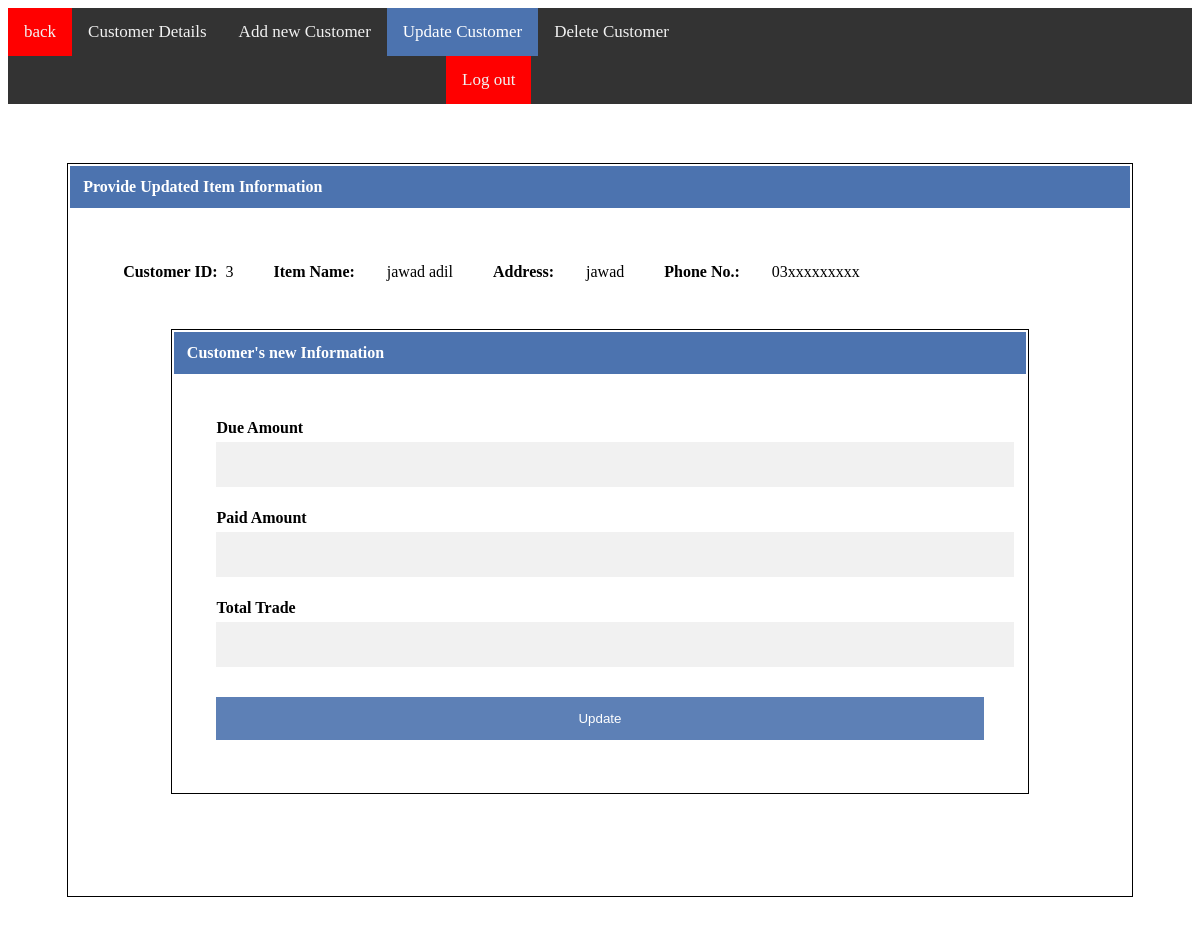
/updateCustomer2.php?customerId=3 (signed in), run on the app's committed database.
### tables this page shows
CREATE TABLE `customer` (
  `customerId` int(11) NOT NULL,
  `customerName` varchar(50) NOT NULL,
  `customerAddress` varchar(200) DEFAULT NULL,
  `customerPhoneNo` varchar(20) DEFAULT NULL,
  `customerDueMoney` int(11) DEFAULT NULL,
  `customerPaidMoney` int(11) DEFAULT NULL,
  `customerTotalMoney` bigint(20) DEFAULT NULL
);

### updateCustomer2.php (the view, shortened to what this page needs)
<!DOCTYPE html>
<html>
<head>
</head>
<body>
	<div class="topnav">
      <a href="customer.php"style="background-color: red;">back</a>
      <a href="customer.php">Customer Details</a>
      <a href="addNewCustomer.php">Add new Customer</a>
      <a class="active" href="updateCustomer.php">Update Customer</a>
      <a href="deleteCustomer.php">Delete Customer</a>
      <a href="logout.php" style="background-color: red; margin-left: 37%;">Log out</a>
  </div>
        <form action="updateCustomerphpCode.php">
	<table>
		<th >
			&nbsp;&nbsp;&nbsp;Provide Updated Item Information
		</th>
		<tr>
			<td style="padding: 5%;">
        <?php
            $customerId=$_GET["customerId"];
            $con = mysqli_connect("localhost","jawam","1126","data");
            $q="select customerId, customerName,customerAddress,customerPhoneNo from Customer where customerId='$customerId'";
            $result=mysqli_query($con,$q);
            if ($result->num_rows > 0) {
              while($row = $result->fetch_assoc()) {
                echo "<b>Customer ID:&nbsp;&nbsp;</b>". "<font name=\"itemId\">".$row["customerId"]."</font>" .  "<b>&nbsp;&nbsp;&nbsp;&nbsp;&nbsp;&nbsp;&nbsp;&nbsp;&nbsp;&nbsp;Item Name:&nbsp;&nbsp;&nbsp;&nbsp;&nbsp;&nbsp;&nbsp;&nbsp;</b>". $row["customerName"].  "<b>&nbsp;&nbsp;&nbsp;&nbsp;&nbsp;&nbsp;&nbsp;&nbsp;&nbsp;&nbsp;Address:&nbsp;&nbsp;&nbsp;&nbsp;&nbsp;&nbsp;&nbsp;&nbsp;</b>". $row["customerAddress"].  "<b>&nbsp;&nbsp;&nbsp;&nbsp;&nbsp;&nbsp;&nbsp;&nbsp;&nbsp;&nbsp;Phone No.:&nbsp;&nbsp;&nbsp;&nbsp;&nbsp;&nbsp;&nbsp;&nbsp;</b>". $row["customerPhoneNo"];
              }
            }
            else{
              echo "No such Customer exists";
              exit(0);
            }
        ?>
        <table>
          <th >
            &nbsp;&nbsp;&nbsp;Customer's new Information
          </th>
          <tr>
            <td style="padding: 5%;">
              <b>Due Amount</b> <input type="text" name="customerDueMoney" required>
              <b>Paid Amount</b> <input type="text" name="customerPaidMoney" required>
              <b>Total Trade</b> <input type="text" name="customerTotalMoney" required>
              <button href=>Update</button>
            </td>
          </tr>
        </table>
        </form>
</body>
</html>

### updateCustomer2.php (style rules this page uses)
button { background-color: #4c73af; color: white; padding: 14px 20px; margin: 8px 0; border: none; cursor: pointer; width: 100%; opacity: 0.9; }
input[type=text] { width: 100%; padding: 15px; margin: 5px 0 22px 0; display: inline-block; border: none; background: #f1f1f1; }
table { width: 90%; margin:5%; border: 1px solid black; }
table th { padding-top: 12px; padding-bottom: 12px; text-align: left; background-color: #4c73af; color: white; }
th { color :white; background-color: #4c73af; }
.topnav { background-color: #333; overflow: hidden; }
.topnav a { float: left; color: #f2f2f2; text-align: center; padding: 14px 16px; text-decoration: none; font-size: 17px; }
.topnav a.active { background-color: #4c73af; color: white; }

### data on the page
customer: customerId "3", customerName "jawad adil", customerAddress "jawad", customerPhoneNo "03xxxxxxxxx"
